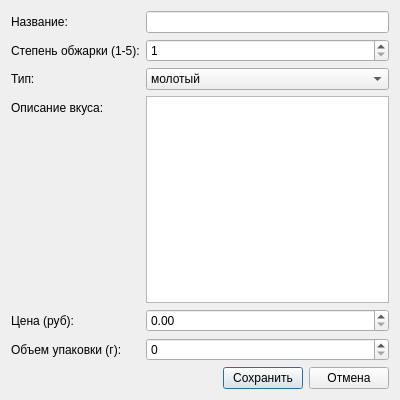
<?xml version="1.0" encoding="UTF-8"?>
<ui version="4.0">
 <class>Dialog</class>
 <widget class="QDialog" name="Dialog">
  <property name="geometry">
   <rect>
    <x>0</x>
    <y>0</y>
    <width>400</width>
    <height>400</height>
   </rect>
  </property>
  <property name="windowTitle">
   <string>Добавление/Редактирование кофе</string>
  </property>
  <layout class="QVBoxLayout" name="verticalLayout">
   <item>
    <layout class="QFormLayout" name="formLayout">
     <item row="0" column="0">
      <widget class="QLabel" name="label">
       <property name="text">
        <string>Название:</string>
       </property>
      </widget>
     </item>
     <item row="0" column="1">
      <widget class="QLineEdit" name="nameEdit"/>
     </item>
     <item row="1" column="0">
      <widget class="QLabel" name="label_2">
       <property name="text">
        <string>Степень обжарки (1-5):</string>
       </property>
      </widget>
     </item>
     <item row="1" column="1">
      <widget class="QSpinBox" name="roastSpin">
       <property name="minimum">
        <number>1</number>
       </property>
       <property name="maximum">
        <number>5</number>
       </property>
      </widget>
     </item>
     <item row="2" column="0">
      <widget class="QLabel" name="label_3">
       <property name="text">
        <string>Тип:</string>
       </property>
      </widget>
     </item>
     <item row="2" column="1">
      <widget class="QComboBox" name="typeCombo">
       <item>
        <property name="text">
         <string>молотый</string>
        </property>
       </item>
       <item>
        <property name="text">
         <string>в зернах</string>
        </property>
       </item>
      </widget>
     </item>
     <item row="3" column="0">
      <widget class="QLabel" name="label_4">
       <property name="text">
        <string>Описание вкуса:</string>
       </property>
      </widget>
     </item>
     <item row="3" column="1">
      <widget class="QTextEdit" name="tasteEdit"/>
     </item>
     <item row="4" column="0">
      <widget class="QLabel" name="label_5">
       <property name="text">
        <string>Цена (руб):</string>
       </property>
      </widget>
     </item>
     <item row="4" column="1">
      <widget class="QDoubleSpinBox" name="priceSpin">
       <property name="maximum">
        <double>999999.000000000000000</double>
       </property>
      </widget>
     </item>
     <item row="5" column="0">
      <widget class="QLabel" name="label_6">
       <property name="text">
        <string>Объем упаковки (г):</string>
       </property>
      </widget>
     </item>
     <item row="5" column="1">
      <widget class="QSpinBox" name="sizeSpin">
       <property name="maximum">
        <number>9999</number>
       </property>
      </widget>
     </item>
    </layout>
   </item>
   <item>
    <layout class="QHBoxLayout" name="horizontalLayout">
     <item>
      <spacer name="horizontalSpacer">
       <property name="orientation">
        <enum>Qt::Orientation::Horizontal</enum>
       </property>
       <property name="sizeHint" stdset="0">
        <size>
         <width>40</width>
         <height>20</height>
        </size>
       </property>
      </spacer>
     </item>
     <item>
      <widget class="QPushButton" name="saveButton">
       <property name="text">
        <string>Сохранить</string>
       </property>
      </widget>
     </item>
     <item>
      <widget class="QPushButton" name="cancelButton">
       <property name="text">
        <string>Отмена</string>
       </property>
      </widget>
     </item>
    </layout>
   </item>
  </layout>
 </widget>
 <resources/>
 <connections/>
</ui>
